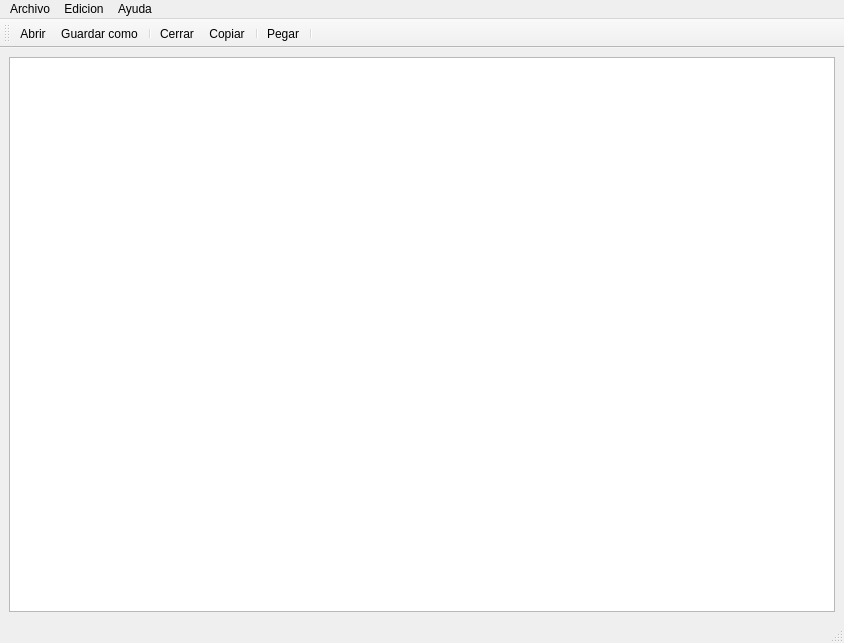
<?xml version="1.0" encoding="UTF-8"?>
<ui version="4.0">
 <class>MainWindow</class>
 <widget class="QMainWindow" name="MainWindow">
  <property name="geometry">
   <rect>
    <x>0</x>
    <y>0</y>
    <width>844</width>
    <height>643</height>
   </rect>
  </property>
  <property name="windowTitle">
   <string>NOTEBOOK</string>
  </property>
  <property name="windowIcon">
   <iconset resource="iconos.qrc">
    <normaloff>:/ppal</normaloff>:/ppal</iconset>
  </property>
  <widget class="QWidget" name="centralwidget">
   <layout class="QGridLayout" name="gridLayout">
    <item row="0" column="0">
     <widget class="QPlainTextEdit" name="plainTextEdit"/>
    </item>
   </layout>
  </widget>
  <widget class="QMenuBar" name="menubar">
   <property name="geometry">
    <rect>
     <x>0</x>
     <y>0</y>
     <width>844</width>
     <height>20</height>
    </rect>
   </property>
   <widget class="QMenu" name="menuArchivo">
    <property name="title">
     <string>Archivo</string>
    </property>
    <addaction name="actionAbrir"/>
    <addaction name="actionGuardar_como"/>
    <addaction name="separator"/>
    <addaction name="actionCerrar"/>
   </widget>
   <widget class="QMenu" name="menuEdicion">
    <property name="title">
     <string>Edicion</string>
    </property>
    <addaction name="actionCopiar"/>
    <addaction name="actionCortar"/>
    <addaction name="separator"/>
    <addaction name="actionPegar"/>
   </widget>
   <widget class="QMenu" name="menuAyuda">
    <property name="title">
     <string>Ayuda</string>
    </property>
    <addaction name="actionAcerca_de"/>
   </widget>
   <addaction name="menuArchivo"/>
   <addaction name="menuEdicion"/>
   <addaction name="menuAyuda"/>
  </widget>
  <widget class="QStatusBar" name="statusbar"/>
  <widget class="QToolBar" name="Herramientas">
   <property name="windowTitle">
    <string>Herramientas</string>
   </property>
   <attribute name="toolBarArea">
    <enum>TopToolBarArea</enum>
   </attribute>
   <attribute name="toolBarBreak">
    <bool>false</bool>
   </attribute>
   <addaction name="actionAbrir"/>
   <addaction name="actionGuardar_como"/>
   <addaction name="separator"/>
   <addaction name="actionCerrar"/>
   <addaction name="actionCopiar"/>
   <addaction name="separator"/>
   <addaction name="actionPegar"/>
   <addaction name="separator"/>
  </widget>
  <action name="actionAbrir">
   <property name="icon">
    <iconset resource="iconos.qrc">
     <normaloff>:/open</normaloff>:/open</iconset>
   </property>
   <property name="text">
    <string>Abrir</string>
   </property>
   <property name="shortcut">
    <string>Ctrl+O</string>
   </property>
  </action>
  <action name="actionGuardar_como">
   <property name="icon">
    <iconset resource="iconos.qrc">
     <normaloff>:/save</normaloff>:/save</iconset>
   </property>
   <property name="text">
    <string>Guardar como...</string>
   </property>
   <property name="shortcut">
    <string>Ctrl+S</string>
   </property>
  </action>
  <action name="actionCerrar">
   <property name="icon">
    <iconset resource="iconos.qrc">
     <normaloff>:/close</normaloff>:/close</iconset>
   </property>
   <property name="text">
    <string>Cerrar</string>
   </property>
   <property name="shortcut">
    <string>Ctrl+Q</string>
   </property>
  </action>
  <action name="actionCopiar">
   <property name="icon">
    <iconset resource="iconos.qrc">
     <normaloff>:/copy</normaloff>:/copy</iconset>
   </property>
   <property name="text">
    <string>Copiar</string>
   </property>
   <property name="shortcut">
    <string>Ctrl+C</string>
   </property>
  </action>
  <action name="actionCortar">
   <property name="text">
    <string>Cortar</string>
   </property>
   <property name="shortcut">
    <string>Ctrl+X</string>
   </property>
  </action>
  <action name="actionPegar">
   <property name="icon">
    <iconset resource="iconos.qrc">
     <normaloff>:/paste</normaloff>:/paste</iconset>
   </property>
   <property name="text">
    <string>Pegar</string>
   </property>
   <property name="shortcut">
    <string>Ctrl+V</string>
   </property>
  </action>
  <action name="actionAcerca_de">
   <property name="text">
    <string>Acerca de...</string>
   </property>
  </action>
 </widget>
 <resources>
  <include location="iconos.qrc"/>
 </resources>
 <connections/>
</ui>
